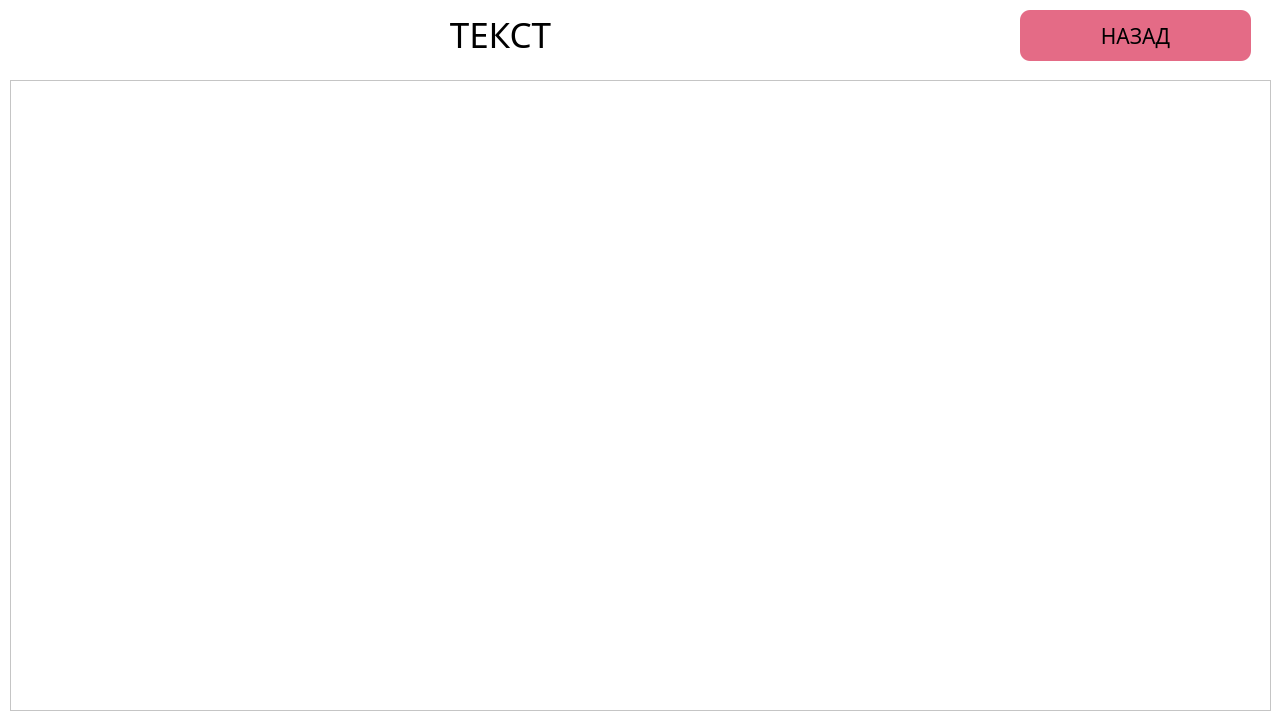
<?xml version="1.0" encoding="UTF-8"?>
<ui version="4.0">
 <class>tableWindow</class>
 <widget class="QMainWindow" name="tableWindow">
  <property name="geometry">
   <rect>
    <x>0</x>
    <y>0</y>
    <width>1280</width>
    <height>720</height>
   </rect>
  </property>
  <property name="minimumSize">
   <size>
    <width>1280</width>
    <height>720</height>
   </size>
  </property>
  <property name="maximumSize">
   <size>
    <width>1280</width>
    <height>720</height>
   </size>
  </property>
  <property name="font">
   <font>
    <family>Trebuchet MS</family>
    <pointsize>14</pointsize>
   </font>
  </property>
  <property name="cursor">
   <cursorShape>ArrowCursor</cursorShape>
  </property>
  <property name="mouseTracking">
   <bool>false</bool>
  </property>
  <property name="tabletTracking">
   <bool>false</bool>
  </property>
  <property name="windowTitle">
   <string>Таблица</string>
  </property>
  <property name="styleSheet">
   <string notr="true">background: #fff</string>
  </property>
  <widget class="QWidget" name="centralwidget">
   <widget class="QPushButton" name="btn_back">
    <property name="geometry">
     <rect>
      <x>1020</x>
      <y>10</y>
      <width>231</width>
      <height>51</height>
     </rect>
    </property>
    <property name="font">
     <font>
      <family>Trebuchet MS</family>
      <pointsize>16</pointsize>
      <weight>50</weight>
      <bold>false</bold>
     </font>
    </property>
    <property name="focusPolicy">
     <enum>Qt::StrongFocus</enum>
    </property>
    <property name="styleSheet">
     <string notr="true">QPushButton {
background-color: rgb(228, 107, 134);
border: none;
border-radius: 10px}

QPushButton:hover {
border: 1px solid  rgb(0, 0, 0);
background-color: rgba(228, 107, 134, 0.9)
}

QPushButton:pressed {
border:3px solid  rgb(0, 0, 0);
background-color: rgba(228, 107, 134, 1)
}</string>
    </property>
    <property name="text">
     <string>НАЗАД</string>
    </property>
    <property name="shortcut">
     <string>Return</string>
    </property>
    <property name="checkable">
     <bool>false</bool>
    </property>
   </widget>
   <widget class="QLabel" name="label_windowName">
    <property name="geometry">
     <rect>
      <x>10</x>
      <y>10</y>
      <width>981</width>
      <height>51</height>
     </rect>
    </property>
    <property name="font">
     <font>
      <family>Trebuchet MS</family>
      <pointsize>26</pointsize>
     </font>
    </property>
    <property name="text">
     <string>ТЕКСТ</string>
    </property>
    <property name="alignment">
     <set>Qt::AlignHCenter|Qt::AlignTop</set>
    </property>
   </widget>
   <widget class="QTableWidget" name="tableWidget">
    <property name="geometry">
     <rect>
      <x>10</x>
      <y>80</y>
      <width>1261</width>
      <height>631</height>
     </rect>
    </property>
    <attribute name="horizontalHeaderShowSortIndicator" stdset="0">
     <bool>true</bool>
    </attribute>
   </widget>
  </widget>
 </widget>
 <resources/>
 <connections/>
</ui>
